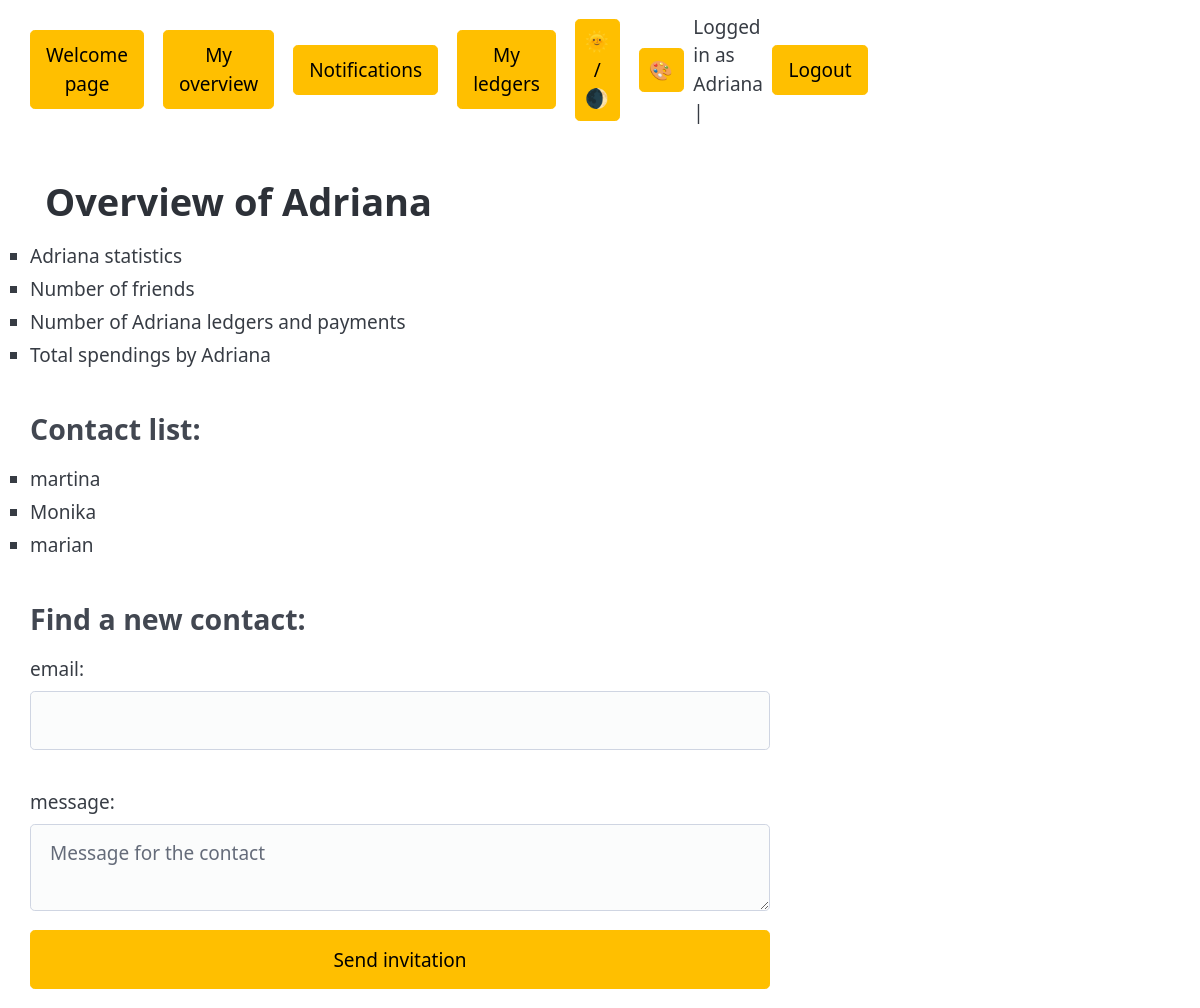
The app's page /overview/ (signed in) with its own data.
### main/models.py (models this page shows, shortened)
class ContactConnection(models.Model):
    person_a = models.ForeignKey(Person, on_delete=models.CASCADE, related_name='contact_relationships_a')
    person_b = models.ForeignKey(Person, on_delete=models.CASCADE, related_name='contact_relationships_b')
    created_at = models.DateTimeField(auto_now_add=True)
    explicit = models.BooleanField()
    class Meta:
        constraints = [
            models.UniqueConstraint(fields=['person_a', 'person_b'], name='unique_contact_connection')
        ]

class Person(models.Model):
    user = models.OneToOneField(User, null=True, blank=True, on_delete=models.SET_NULL, related_name="person")
    placeholder = models.OneToOneField("UserPlaceholder", null=True, blank=True, on_delete=models.SET_NULL, related_name="person")
    @property
    def name(self):
        if self.user:
            return self.user.get_full_name() or self.user.username
        elif self.placeholder:
            return self.placeholder.name
        return "Unknown user"

### main/views.py (the view, shortened to what this page needs)
@login_required(login_url='/login')
def overview(request):
    person_self = get_object_or_404(Person, user=request.user)
    ledgers = Ledger.objects.filter(
        Q(payment__paymentbalance__person=person_self)
    ).distinct()
    form = AddContactForm()
    connections = ContactConnection.objects.filter(
        Q(person_a=person_self) | Q(person_b=person_self)
    )
    context = {
        'form': form,
        'connections': connections,
        'ledgers':ledgers
    }
    if request.method == 'GET':
        return render(request, 'main/overview.html', context)

### main/forms.py
class AddContactForm(forms.Form):
    email = forms.EmailField(label='email')
    message = forms.CharField(
        label = 'message',
        required = False,
        widget = forms.Textarea(attrs={'rows':2, 'placeholder': 'Message for the contact'})
    )

### main/templates/main/overview.html (shortened to what this page needs)
{% extends "base.html" %}
{% load static %}
{% block css_files %}
    <link rel="stylesheet" href="{% static 'main/styles/index.css' %}">
{% endblock css_files %}
{% block page_title %} Overview of {{ user.username }}
{% endblock page_title %}
{% block content %}
<ul>
    <li>{{ user.username }} statistics</li>
    <li>Number of friends</li>
    <li>Number of {{ user.username }} ledgers and payments</li>
    <li>Total spendings by {{ user.username }}</li>
</ul>
<h3>Contact list:</h3>
<ul>
    {% for conn in connections %}
    <li>
        {% if conn.person_a == request.user.person %}
            {{ conn.person_b.name }}
        {% else %}
            {{ conn.person_a.name }}
        {% endif %}
    </li>
    {% empty %}
        <li>You dont have any contacts yet, make any!</li>
    {% endfor %}
</ul>
<h3>Find a new contact:</h3>
<form method="post">
    {{ form.as_p }}
    <button type="submit" class="primary">Send invitation</button>
</form>
{% endblock content %}

### templates/base.html (shortened to what this page needs)
{% load static %}
<!DOCTYPE html>
<html lang="en">
<head>
    <link rel="stylesheet" href="{% static 'styles/base.css' %}">
    {% block css_files %}
    {% endblock css_files %}
</head>
<body>
    <nav class="top_navbar">
        <ul class="nav_left">
            <li class="">
                <form method="post" action="{% url 'index' %}">
                    <button type="submit" class='button-small'>Welcome page</button>
                </form>
            </li>
            {% if user.is_authenticated %}
            <li class="">
                <form method="post" action="{% url 'overview' %}">
                    <button type="submit" class='button-small'>My overview</button>
                </form>
            </li>
            <li class="">
                <form method="post" action="{% url 'notifications' %}">
                    <button type="submit" class='button-small'>Notifications</button>
                </form>
            </li>
            <li class="">
                <form method="post" action="{% url 'list_of_ledgers' %}">
                    <button type="submit" class='button-small'>My ledgers</button>
                </form>
            </li>
            {% endif %}
        </ul>
        <ul class="nav_right">
            <li><button id="theme-toggle">🌞 / 🌒</button></li>
            <li class="dropdown">
                <button id="color-toggle">🎨</button>
            </li>
            {% if user.is_authenticated %}
            <span class="">Logged in as {{ user.username }} |</span>
                <li class="">
                    <form method="post" action="{% url 'logout' %}">
                        <button type="submit" class='button-small'>Logout</button>
                    </form>
                </li>
            {% endif %}
        </ul>
    </nav>
    <div class= "h1_title">
        <h1>
            {% block page_title %}
            {% endblock page_title %}
        </h1>
    </div>
    <div class= "content">
        {% block content %}
        {% endblock content %}
    </div>
</body>
</html>

### static/styles/base.css (style rules this page uses)
* { margin: 0; padding: 0; max-width: 1600px; margin: 0 auto; }
.top_navbar { max-width: 100vh; }
body { max-width: 100vh; }
.h1_title { max-width: 100vh; }
.nav_left { padding-left: 30px; }
.nav_right { padding-right: 30px; }
.h1_title { padding-left: 45px; margin-top: 40px; }
.button-small { padding: 10px 15px !important; margin: 0 !important; width: auto !important; }
.content { padding-left: 30px; padding-right: 30px; max-width: 100vh; }

### templates/base.html (style rules this page uses)
.dropdown { position: relative; display: inline-block; }

### records on screen
ContactConnection: person_b.name "martina"
ContactConnection: person_b.name "Monika"
ContactConnection: person_a.name "marian"

### other values on screen
{{ user.username }} "Adriana"
